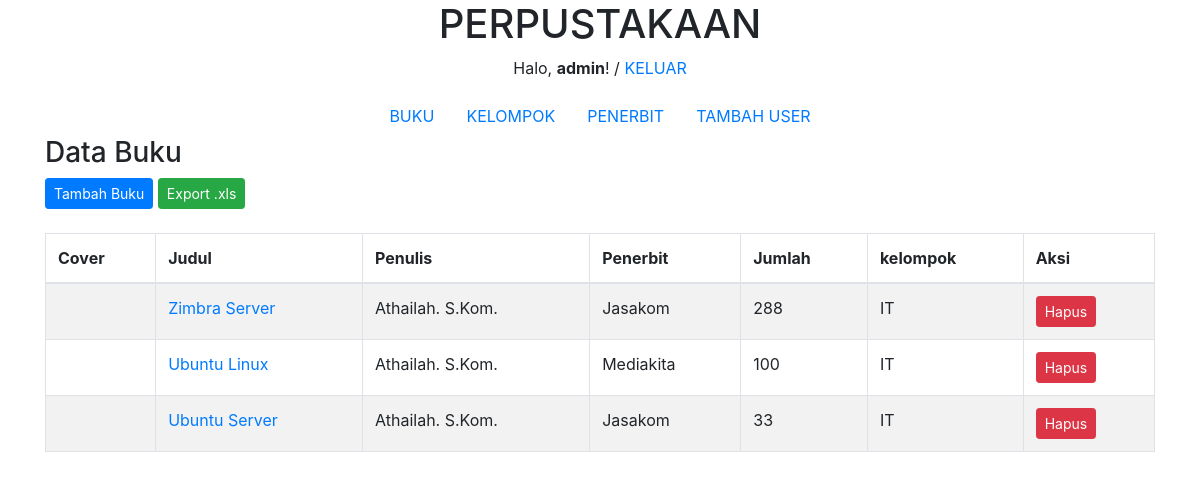
The page /buku/ (signed in) on the database as committed earlier.
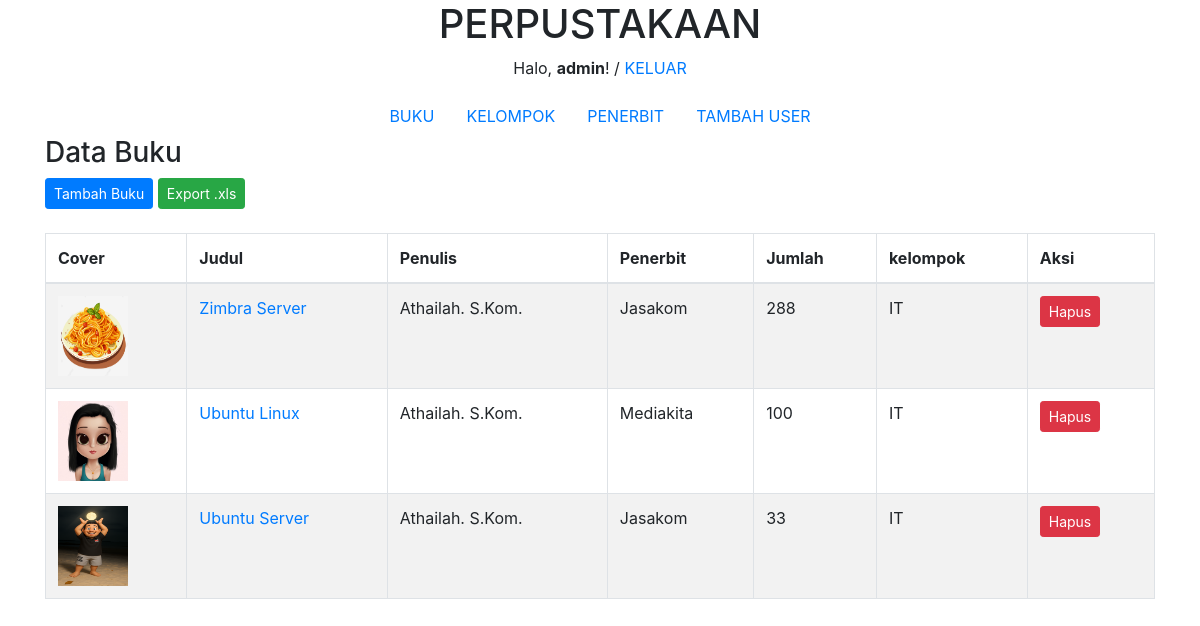
The same page on the database as committed later.
### perpustakaan/models.py (models this page shows, shortened)
class Buku(models.Model):
    judul = models.CharField(max_length=50)
    penulis = models.CharField(max_length=40)
    penerbit = models.ForeignKey(Penerbit, on_delete=models.CASCADE, null=True)
    jumlah = models.IntegerField(null=True)
    kelompok = models.ForeignKey(Kelompok, on_delete=models.CASCADE, null=True)
    cover = models.ImageField(upload_to='cover/', null=True)
    tanggal = models.DateTimeField(auto_now_add=True, null=True)

class Penerbit(models.Model):
    nama    = models.CharField(max_length=50, null=True)
    alamat  = models.TextField(null=True, blank=True)
    def __str__(self):
        return self.nama

class Kelompok(models.Model):
    nama = models.CharField(max_length=20)
    keterangan = models.TextField(null=True)
    def __str__(self):
        return self.nama

### perpustakaan/views.py (the view)
# urls.py: path('buku/', buku, name='buku'),
@login_required(login_url=settings.LOGIN_URL)
def buku(request):
    books = Buku.objects.all() # Mengambil semua data buku dari database
    konteks = {
        'books': books,
    }
    return render(request, 'buku/buku.html', konteks)

### perpustakaan/templates/buku/buku.html (shortened to what this page needs)
{% extends 'base.html' %}
{% block content %}
    <div class="container">
        <div class="row">
            <div class="col-md-12">
                <h3>Data Buku</h3>
                <a href="{% url 'tambah_buku' %}" class="btn btn-sm btn-primary">Tambah Buku</a>
                <a href="{% url 'export_xls' %}" class="btn btn-sm btn-success">Export .xls</a>
                <br/><br/>
                <table class="table table-bordered table-striped">
                    <thead>
                        <tr>
                            <th>Cover</th>
                            <th>Judul</th>
                            <th>Penulis</th>
                            <th>Penerbit</th>
                            <th>Jumlah</th>
                            <th>kelompok</th>
                            <th>Aksi</th>
                        </tr>
                    </thead>
                    <tbody>
                        {% for buku in books %}
                            <tr>
                                <td>
                                    {% if buku.cover %}
                                        <img src="{{ buku.cover.url }}" height="80px" width="70px">
                                    {% endif %}
                                </td>
                                <td><a href="{% url 'ubah_buku' buku.id %}">{{ buku.judul }}</a></td>
                                <td>{{ buku.penulis }}</td>
                                <td>{{ buku.penerbit }}</td>
                                <td>{{ buku.jumlah }}</td>
                                <td>{{ buku.kelompok }}</td>
                                <td>
                                   <button data-toggle="modal" data-target="#hapus-{{ buku.id }}" class="btn btn-sm btn-danger">Hapus</button>
                                </td>
                            </tr>
                        {% endfor %}
                    </tbody>
            </div>
        </div>
    </div>
{% endblock %}

### templates/base.html (shortened to what this page needs)
{% load static %}
<!DOCTYPE html>
<html>
    <head>
        <link rel="stylesheet" href="{% static 'css/bootstrap.min.css' %}">
    </head>
    <body>
       {% include 'judul.html'%}
       {% include 'navigasi.html'%}
       {% block content %}
       {% endblock %}
    </body>
</html>

### templates/judul.html
<center>
	<h1>PERPUSTAKAAN</h1>
	{% if user.is_authenticated %}
		<p>Halo, <strong>{{ user }}</strong>! / <a href="{% url 'keluar' %}">KELUAR</a></p>
	{% endif %}
</center>

### templates/navigasi.html
<nav class="nav justify-content-center">
	<a class="nav-link" href="/buku">BUKU</a>
	<a class="nav-link" href="/kelompok">KELOMPOK</a>
	<a class="nav-link" href="/penerbit">PENERBIT</a>
	<a class="nav-link" href="/signup">TAMBAH USER</a>
</nav>

Rows that differ between the two databases and show on the page:
changed Buku "Zimbra Server": cover: picture added
changed Buku "Ubuntu Linux": cover: picture added
changed Buku "Ubuntu Server": cover: picture added
